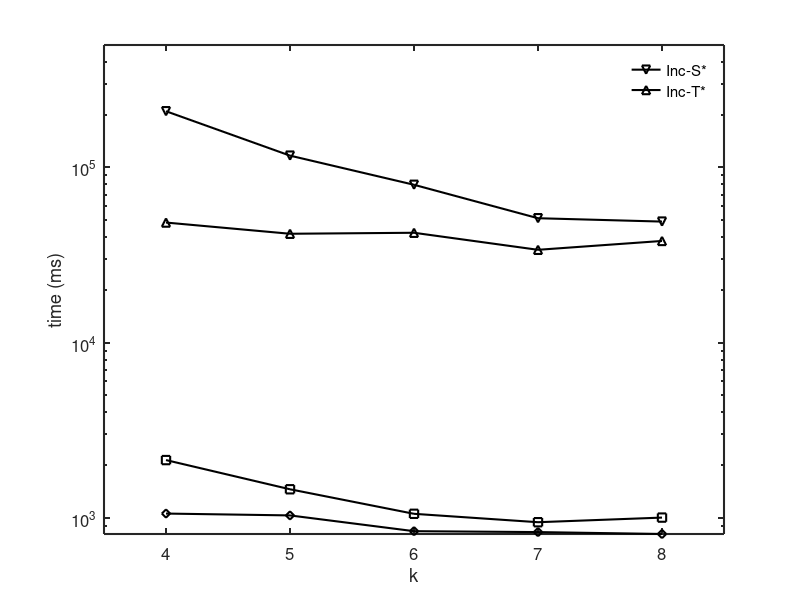

Source code (MATLAB):
set(gcf,'color',[1, 1, 1]);
set(gcf,'unit','centimeters','position',[10 5 9 7]);

x = [1, 2, 3, 4, 5];
y1=[2133.174209	1453.292591	1052.577481	942.5157972	1001.541422];
y2=[1055.989717	1030.605853	837.7028756	827.7889401	807.1749795];
y3 = [209330.06	116771.05	79600.13	51277.85	49063.52];
y4 = [48441.86	41805.37	42355.33	33853.85	38032.43];


p1= semilogy(x, y1, '-ks');
hold on;
p2 = semilogy(x, y2, '-kd');
hold on;
p3 = semilogy(x, y3, '-kv');
hold on;
p4 = semilogy(x, y4, '-k^');
hold on;

xlabel('k');
ylabel('time (ms)');

axis([0.5 5.5 0.0 500000]);

set(gca, 'xtick', 1:5, 'XTickLabel', {'4','5','6','7','8'});
%leg=legend('basic-g','basic-w','Inc-S','Inc-T','Dec', 1);
%set(leg,'edgecolor','white');

set(findall(gcf,'type','line'),'linewidth',1.5);
set(gca, 'FontSize', 12);
leg1 = legend([p1, p2],'Inc-S','Inc-T');
set(leg1,'edgecolor','white');

set(gca, 'LineWidth', 1.5);
ah=axes('position',get(gca,'position'),'visible','off');
set(gca, 'FontSize', 12);
leg2 = legend(ah,[p3, p4],'Inc-S*','Inc-T*');
set(leg2,'edgecolor','white');

set(gca, 'FontSize', 12);
set(get(gca, 'XLabel'), 'FontSize',12);
set(get(gca, 'YLabel'), 'FontSize',12);
set(findall(gcf,'type','line'),'linewidth',1.5);
set(gca, 'LineWidth', 1.5);
